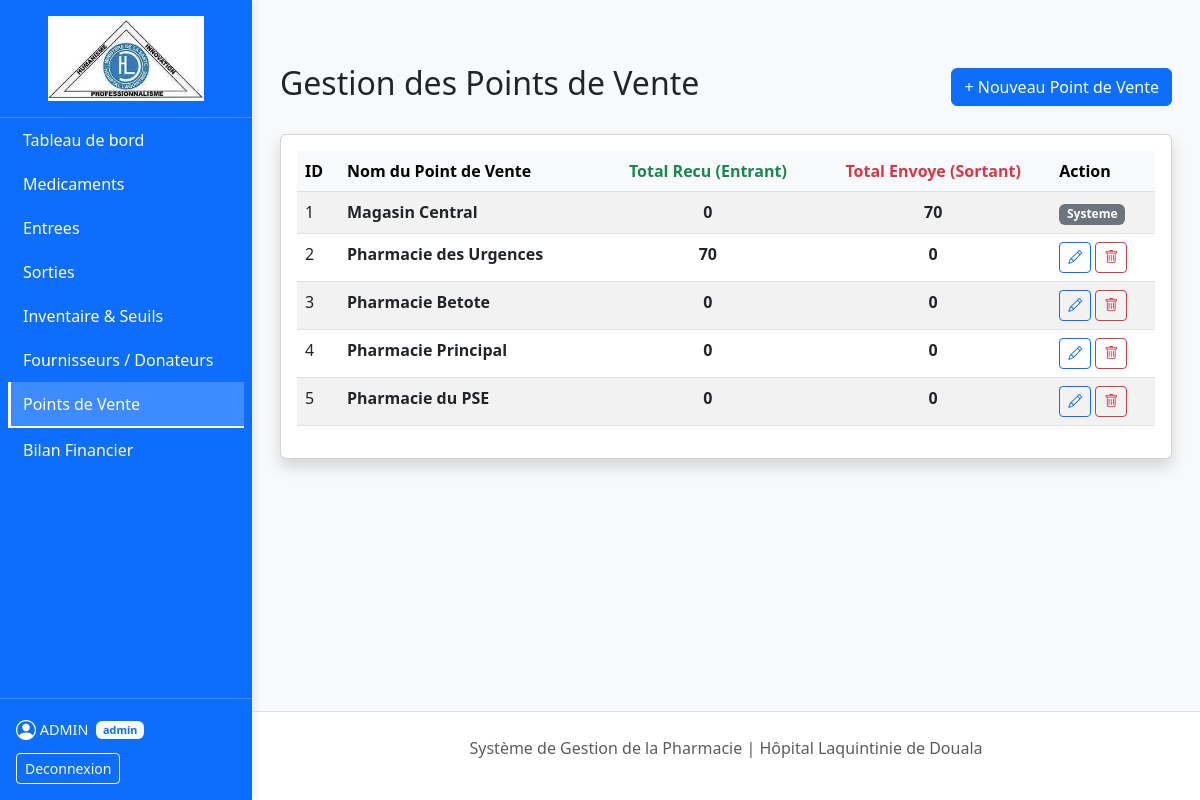
The app's page /pages/points_vente.php (signed in) with its own data.
### tables this page shows
CREATE TABLE `points_vente` (
  `id_point_vente` int(11) NOT NULL,
  `nom_point_vente` varchar(100) NOT NULL
);

### pages/points_vente.php (the view, shortened to what this page needs)
<?php
require_once '../config/db.php';
$isAdmin = ($_SESSION['role'] === 'admin');
$sql = "SELECT pv.*,
        (SELECT IFNULL(SUM(quantite_sortie), 0) FROM sorties WHERE id_source = pv.id_point_vente) as total_envoye,
        (SELECT IFNULL(SUM(quantite_sortie), 0) FROM sorties WHERE id_destination = pv.id_point_vente) as total_recu
        FROM points_vente pv
        ORDER BY pv.id_point_vente ASC";
$points_vente = $pdo->query($sql)->fetchAll();
include '../includes/sidebar.php';
?>
<div class="container mt-5">
    <div class="d-flex justify-content-between align-items-center mb-4">
        <h2>Gestion des Points de Vente</h2>
        <?php if($isAdmin): ?>
        <button type="button" class="btn btn-primary" data-bs-toggle="modal" data-bs-target="#modalAddPV">
            + Nouveau Point de Vente
        </button>
        <?php endif; ?>
    </div>
    <div class="card shadow">
        <div class="card-body">
            <table class="table table-striped table-hover">
                <thead class="table-light">
                    <tr>
                        <th>ID</th>
                        <th>Nom du Point de Vente</th>
                        <th class="text-center text-success">Total Recu (Entrant)</th>
                        <th class="text-center text-danger">Total Envoye (Sortant)</th>
                        <th>Action</th>
                    </tr>
                </thead>
                <tbody>
                    <?php foreach ($points_vente as $pv): ?>
                    <tr>
                        <td><?= $pv['id_point_vente'] ?></td>
                        <td><strong><?= htmlspecialchars($pv['nom_point_vente']) ?></strong></td>
                        <td class="text-center fw-bold"><?= $pv['total_recu'] ?></td>
                        <td class="text-center fw-bold"><?= $pv['total_envoye'] ?></td>
                        <td>
                            <?php if($isAdmin && $pv['id_point_vente'] != 1): ?>
                                <button
                                    type="button"
                                    class="btn btn-sm btn-outline-primary"
                                    data-bs-toggle="modal"
                                    data-bs-target="#modalEditPV"
                                    data-id="<?= $pv['id_point_vente'] ?>"
                                    data-nom="<?= htmlspecialchars($pv['nom_point_vente']) ?>"
                                    title="Modifier"
                                >
                                    <i class="bi bi-pencil"></i>
                                </button>
                                <form method="POST" class="d-inline" onsubmit="return confirm('Supprimer ce point de vente ?');">
                                    <button type="submit" name="btn_delete_pv" class="btn btn-sm btn-outline-danger" title="Supprimer">
                                        <i class="bi bi-trash"></i>
                                    </button>
                                </form>
                            <?php elseif($pv['id_point_vente'] == 1): ?>
                                <span class="badge bg-secondary">Systeme</span>
                            <?php else: ?>
                                -
                            <?php endif; ?>
                        </td>
                    </tr>
                    <?php endforeach; ?>
                </tbody>
            </table>
        </div>
    </div>
</div>
<?php include '../includes/footer.php'; ?>

### records on screen
points_vente: id_point_vente "1", nom_point_vente "Magasin Central", total_recu "0", total_envoye "70", shows "Systeme"
points_vente: id_point_vente "2", nom_point_vente "Pharmacie des Urgences", total_recu "70", total_envoye "0"
points_vente: id_point_vente "3", nom_point_vente "Pharmacie Betote", total_recu "0", total_envoye "0"
points_vente: id_point_vente "4", nom_point_vente "Pharmacie Principal", total_recu "0", total_envoye "0"
points_vente: id_point_vente "5", nom_point_vente "Pharmacie du PSE", total_recu "0", total_envoye "0"

### other values on screen
$_SESSION['nom'] "ADMIN"
$_SESSION['role'] "admin"
